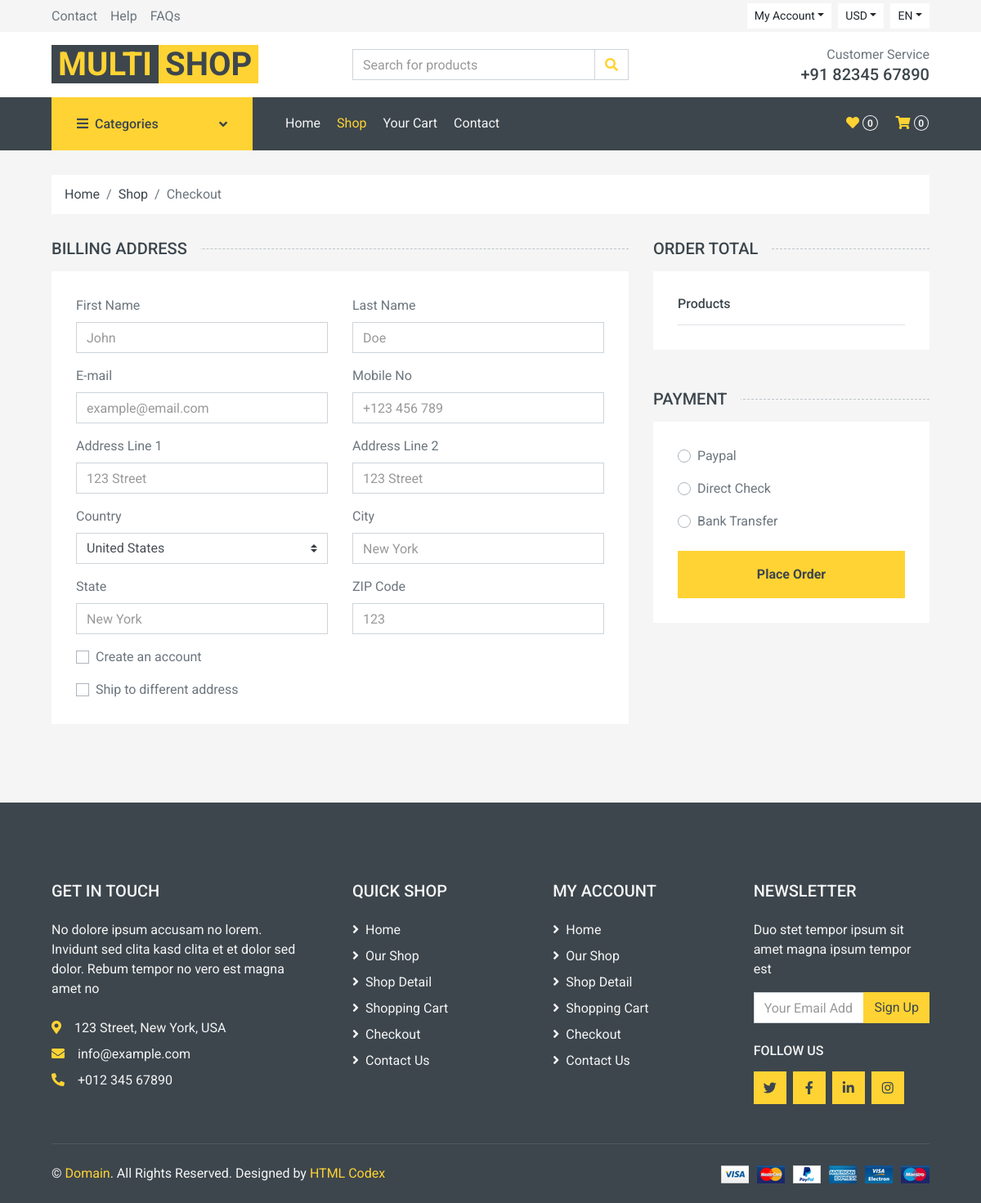
/checkout/ (signed in), run on an earlier commit of the app's database.
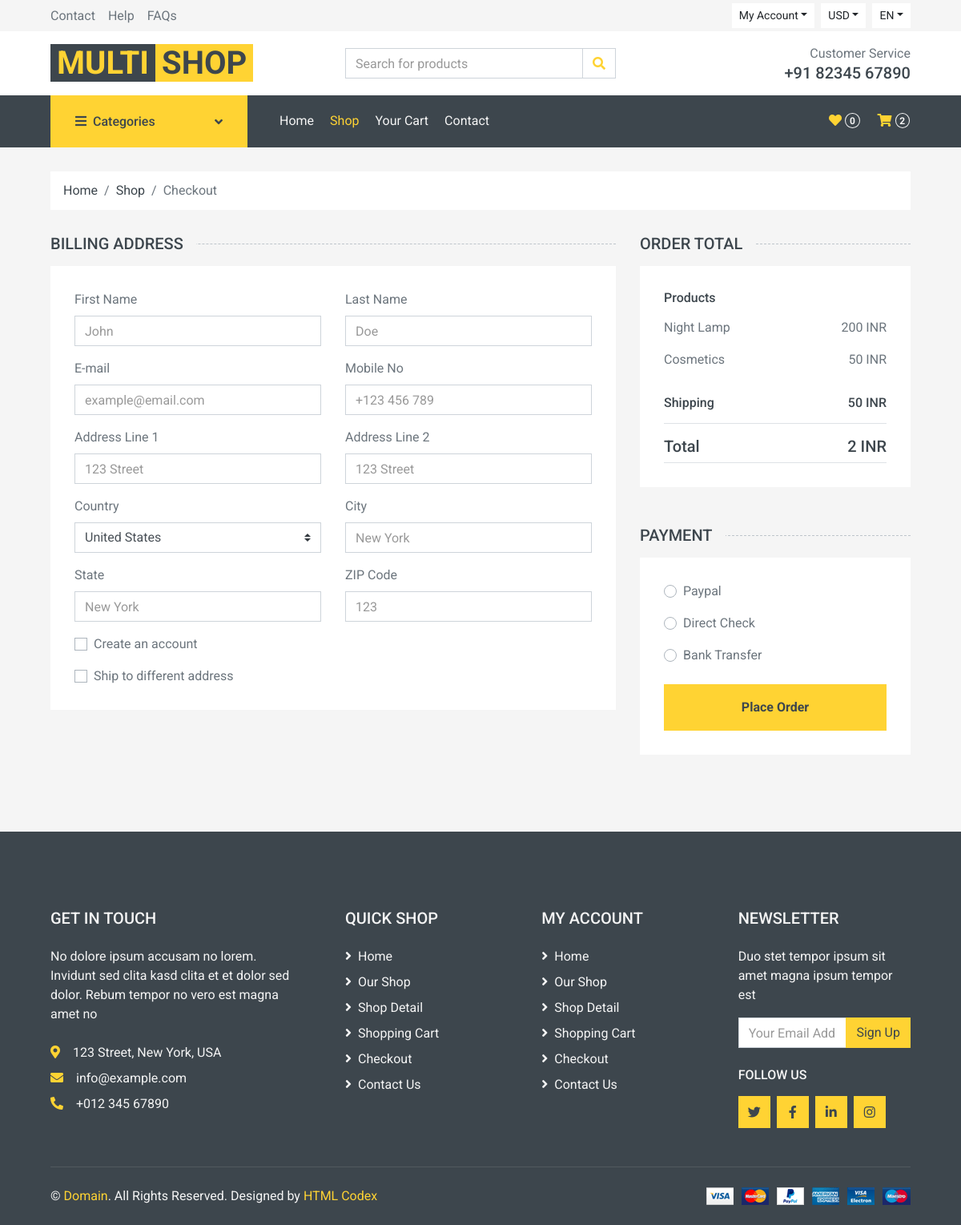
And on a later commit of the database.
### new/models.py (models this page shows, shortened)
class CartItem(models.Model):
    user = models.ForeignKey(User, on_delete=models.CASCADE)
    product = models.ForeignKey(Product, on_delete=models.CASCADE)
    quantity = models.PositiveIntegerField(default=1)
    added_at = models.DateTimeField(auto_now_add=True)

class Product(models.Model):
    category = models.ForeignKey(Category, on_delete=models.CASCADE, null=False, default='')
    image = models.ImageField(upload_to='ecommerce/ping')
    name = models.CharField(max_length=100)
    price = models.IntegerField()
    date = models.DateField(auto_now_add=True)

### new/views.py (the view)
# urls.py: path('checkout/', views.checkouts, name='checkouts'),
def checkouts(request):
    if request.user.is_authenticated:
        user = request.user
        products = CartItem.objects.filter(user=user)
        context = {"products": products}
        return render(request, 'checkout.html', context)
    else:
        return redirect('login')
    return render(request, 'checkout.html', context)

### new/context_processors.py (called while the page is built)
def cart_items_count(request):
    if request.user.is_authenticated:
        cart_items_count = CartItem.objects.filter(user=request.user).count()
    else:
        cart_items_count = 0
    return {'cart_items_count': cart_items_count}

### templates/checkout.html (shortened to what the changed rows need)
{% extends "base.html" %}
{% block body %}
    <div class="container-fluid">
        <div class="row px-xl-5">
            <div class="col-lg-4">
                <div class="bg-light p-30 mb-5">
                    <div class="border-bottom">
                        {% if products %}
                            {% for product in products %}
                                <div class="d-flex justify-content-between">
                                    <p>{{ product.product.name }}</p>
                                    <p>{{ product.product.price }} INR</p>
                                </div>
                            {% endfor %}
                            <div class="border-bottom pt-3 pb-2">
                                <div class="d-flex justify-content-between">
                                    <h6 class="font-weight-medium">Shipping</h6>
                                    <h6 class="font-weight-medium">50 INR</h6>
                                </div>
                            </div>
                            <div class="pt-2">
                                <div class="d-flex justify-content-between mt-2">
                                    <h5>Total</h5>
                                    <h5>{{ products|length }} INR</h5>
                                </div>
                            </div>
                        {% endif %}
                    </div>
                </div>
            </div>
        </div>
    </div>
{% endblock body %}

What changed in the data, as far as the page shows it:
added CartItem: product.name "Night Lamp", product.price "200"
added CartItem: product.name "Cosmetics", product.price "50"
Also different on the page:
{{ cart_items_count }}: "0" → "2"
{{ products|length }}: (not shown) → "2"
text now shown: "Shipping 50 INR Total INR"
